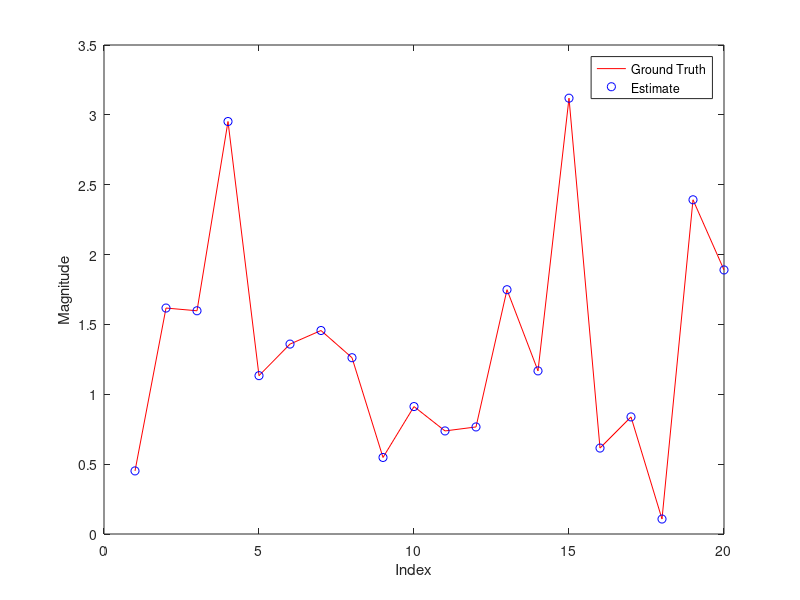
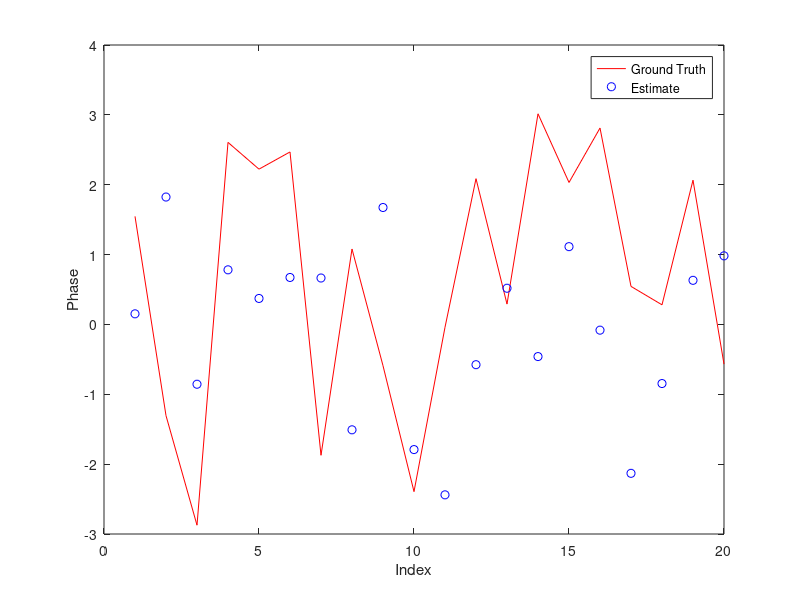

The MATLAB script that drew these images, in order:
% Ralf Mouthaan
% University of Adelaide
% May 2024
%
% Referenceless T-Matrix calculation
% 1D case considered. Easily extended to 2D case by vectorising 2D case.

clc; clear variables; close all;

%% User-Defined

Nin = 10;  % Number of input pixels
Nout = 20; % Number of output pixels
Nmeas = 100; % Number of measurements

%% Initialise

T = rand([Nout, Nin]).*exp(2*pi*1i*rand([Nout, Nin]));       % Ground truth transmission matrix
Ein = rand([Nin, Nmeas]).*exp(2*pi*1i*rand([Nin, Nmeas]));   % Vector of input fields. Mag + Phase known.
EinInv = pinv(Ein);      % Precalculate inverse for efficiency
EoutObs = abs(T*Ein);    % Observed vector output fields. Only Mag is known.

%% Gerchberg-Saxton

Eout = EoutObs; % Eout is our estimate of the complex vector of output fields. Initial guess is just equal to EoutObs
for i = 1:100
    Test = Eout*EinInv; % Estimate transmission matrix
    Eout = Test*Ein;    % Estimate Eout for current transmission matrix
    Eout = EoutObs.*exp(1i*angle(Eout)); % Set magnitude of Eout to known values.
end

%% Evaluate

EinTest = rand([Nin, 1]) + 1i*rand([Nin, 1]); % Generate a test vector

% Magnitudes are correctly estimated:
figure; 
plot(abs(T*EinTest), 'r-');
hold on
plot(abs(Test*EinTest), 'bo');
legend('Ground Truth', 'Estimate')
xlabel('Index');
ylabel('Magnitude');

% Phases are incorrectly estimated:
figure;
plot(angle(T*EinTest), 'r-');
hold on
plot(angle(Test*EinTest), 'bo');
legend('Ground Truth', 'Estimate')
xlabel('Index');
ylabel('Phase');